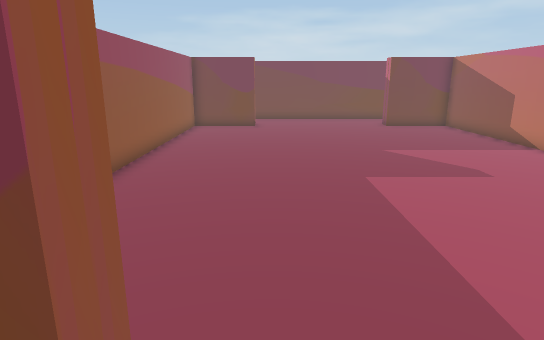
View 1 (above)

14 first-person views from a walk through a 3-D level made in the Unity game engine. The camera is 1.3 m above the floor, tilts 14° down and sees 75° across. Doors are open. The floor is counted in squares, 0.5 m on a side. Each view is taken from the middle of a square. On the plan, view 1 faces up. The plan holds only what a view shows up to about 20 squares ahead; the rest is blank. The place goes on beyond the plan. The player character is not drawn.

View 2
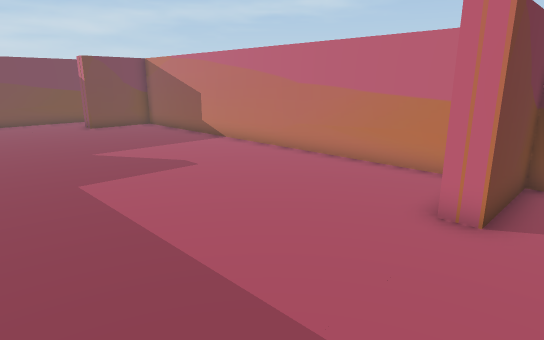

View 3
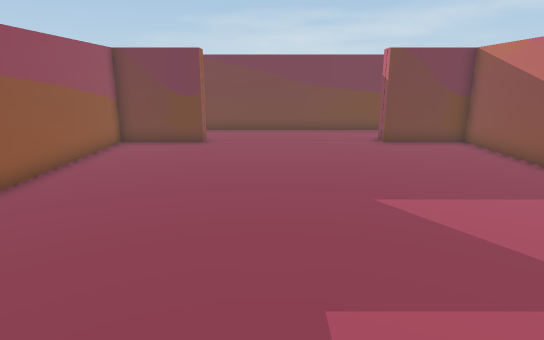

View 4
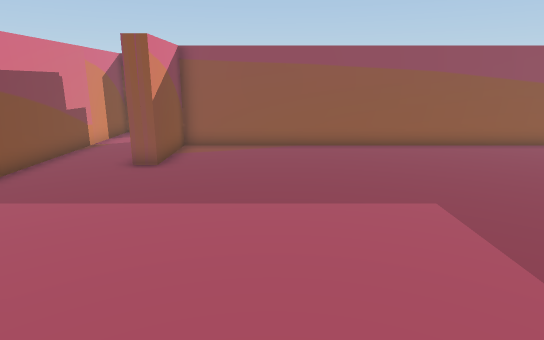

View 5
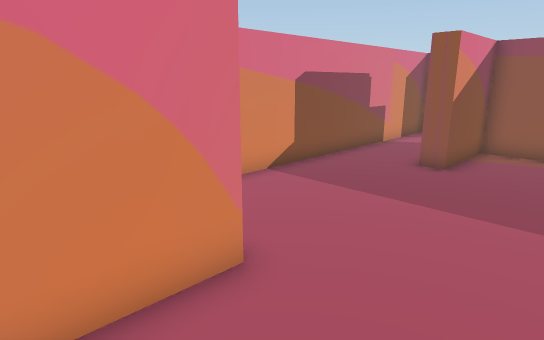

View 6
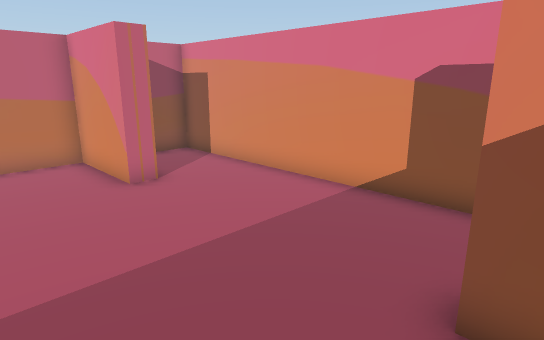

View 7
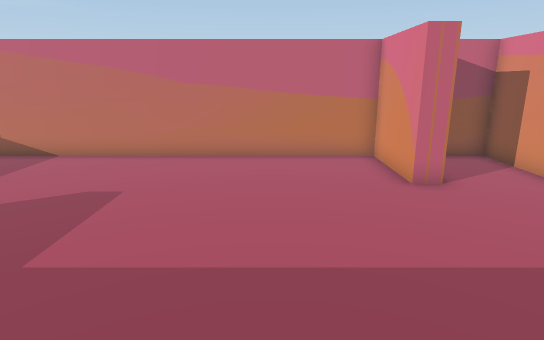

View 8
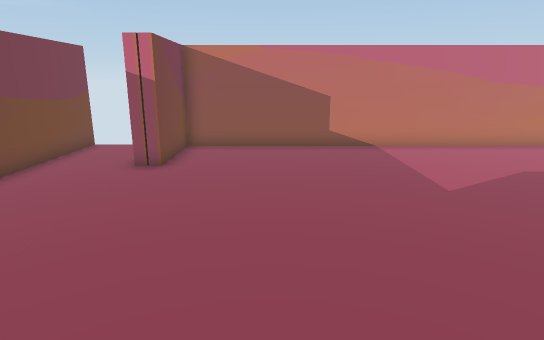

View 9
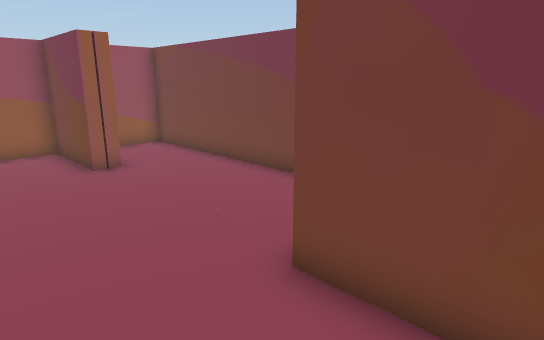

View 10
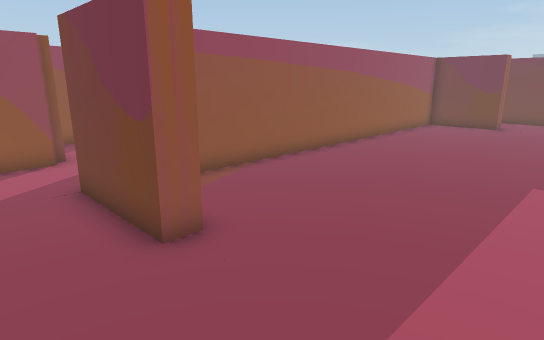

View 11
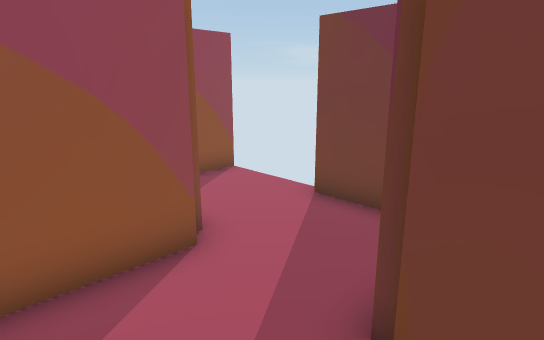

View 12
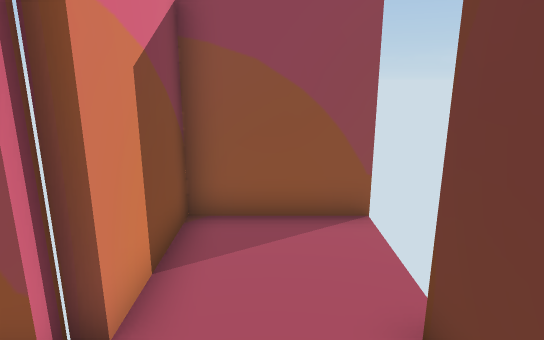

View 13
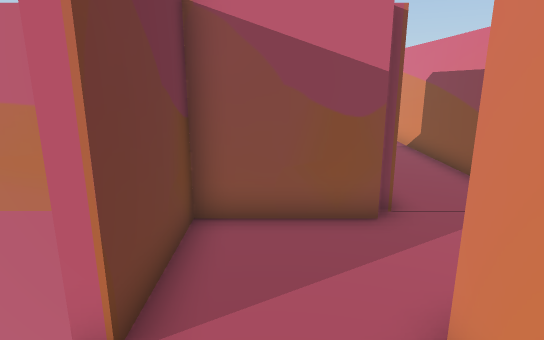

View 14
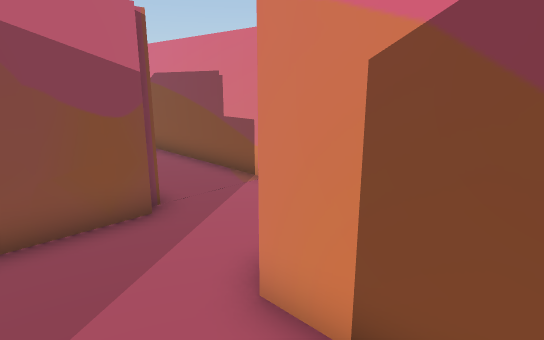

### Floor plan
Ten units are one square. View 1 is at (0, 0); x grows to the right and y downward. Boxes are objects, and circles mark ways between rooms. Rooms are numbered by the first view taken in them; rooms with no view inside come last. Other rooms are left out.
<svg viewBox="-131 -260 246 281">
<path fill="none" stroke="#000" d="M-11 -224 -11 -215 -47 -215 -47 -23 -11 -23 -11 -15 -51 -15M-87 -19 -87 16 105 16 105 -15 69 -15 69 -23 105 -23 105 -215 69 -215 69 -224M110 -255 -47 -255 -47 -238M-55 -19 -55 -55 -91 -55M-126 -60 -126 -23 -91 -23 -91 -19 -87 -19"/>
<circle cx="-70" cy="-20" r="3" fill="#2a7"/>
<text x="30" y="-110">1</text>
<text x="-90" y="-40">2</text>
</svg>
Room 1 opens to room 2.

Where each view was taken, in squares from view 1:
view 1: 0 up, 0 right, facing up
view 2: 0 up, 0 right, facing up-right
view 3: 6 up, 2 right, facing up
view 4: 6 up, 10 right, facing left
view 5: 6 up, 10 right, facing down-left
view 6: 6 up, 2 left, facing down-right
view 7: 6 up, 2 left, facing right
view 8: 18 up, 4 left, facing right
view 9: 18 up, 10 right, facing up-left
view 10: 1 down, 4 right, facing up-left
view 11: 1 down, 4 left, facing up-left
view 12: 4 up, 6 left, facing left
view 13: 4 up, 12 left, facing right
view 14: 5 up, 12 left, facing down-right
